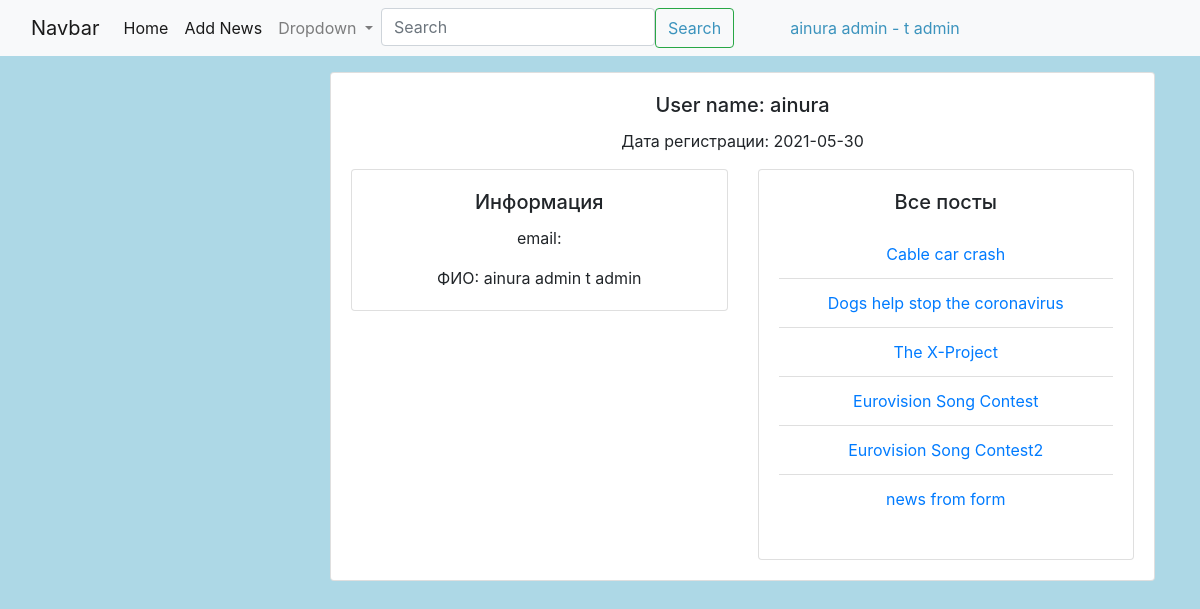
Screenshot of /user/1/ (signed in) with the database file from the repository.
### news/models.py (models this page shows, shortened)
class News(models.Model):
    title = models.CharField(max_length=200)
    owner = models.ForeignKey(User, on_delete=models.CASCADE)
    content = models.TextField()
    pub_date = models.DateTimeField(auto_now_add=True)
    category = models.ForeignKey(Category, on_delete=models.PROTECT, null=True)
    views_quantity = models.IntegerField(default=0)
    rating_sum = models.IntegerField(default=0)
    class Meta:
        verbose_name = 'Новость'
        verbose_name_plural = 'Новости'

### news/views.py (the view)
# urls.py: path('user/<int:pk>/', views.user, name='user'),
def user(request, pk):
    if not request.user.is_authenticated:
        return HttpResponseRedirect('/login')
    my_user = get_object_or_404(User, id=pk)
    news = News.objects.filter(owner=pk)
    context = {
        'user': my_user,
        'news': news,
    }
    return render(request, 'news/user.html', context)

### news/templates/news/user.html (shortened to what this page needs)
{% extends "news/base.html" %}
{% block content %}
<div class="card text-center">
  <div class="card-body">
    <h5 class="card-title">User name: {{user.username}}</h5>
    <p class="card-text">Дата регистрации: {{user.date_joined|date:'Y-m-d'}}</p>
      <div class="row">
      <div class="col-sm-6">
        <div class="card">
          <div class="card-body">
            <h5 class="card-title">Информация</h5>
            <p class="card-text">email: {{user.email}}</p>
            <p class="card-text">ФИО: {{user.first_name}} {{user.last_name}}</p>
          </div>
        </div>
      </div>
      <div class="col-sm-6">
        <div class="card">
          <div class="card-body">
            <h5 class="card-title">Все посты</h5>
            <p class="card-text">
                  <ul class="list-group list-group-flush">
                      {% for news in news %}
                    <li class="list-group-item"><a href="{% url 'view_news' news.id %}">{{news.title}}</a></li>
                      {% endfor %}
                  </ul>
            </p>
          </div>
        </div>
      </div>
    </div>
  </div>
</div>
{% endblock %}

### news/templates/news/inc/_nav.html (shortened to what this page needs)
<nav class="navbar navbar-expand-lg navbar-light bg-light">
  <div class="container-fluid">
    <a class="navbar-brand" href="{% url 'index' %}">Navbar</a>
    <div class="collapse navbar-collapse" id="navbarSupportedContent">
      <ul class="navbar-nav me-auto mb-2 mb-lg-0">
        <li class="nav-item">
          <a class="nav-link active" aria-current="page" href="{% url 'index' %}">Home</a>
        </li>
        <li class="nav-item">
          <a class="nav-link active" class="nav-link" href="{% url 'add_news' %}">Add News</a>
        </li>
        <li class="nav-item dropdown">
          <a class="nav-link dropdown-toggle" href="#" id="navbarDropdown" role="button" data-bs-toggle="dropdown" aria-expanded="false">
            Dropdown
          </a>
        </li>
      <form method = "get" class="d-flex" style="color:#3b93bd" action="{% url 'search' %}">
        <input class="form-control me-2" name="query"   type="search" placeholder="Search" aria-label="Search" >
        <button class="btn btn-outline-success" style="color:#3b93bd" type="submit" >Search</button>
      </form>
      {% if user.is_authenticated %}
        <ul class="nav ml-5">
            <li class="nav-link active"><a href="{% url 'user' user.id %}"  style="color:#3b93bd" >
              {{ request.user.first_name }} - {{ request.user.last_name }} </a></li>
        </ul>
      {% endif %}
    </div>
  </div>
</nav>

### news/static/css/style.css (style rules this page uses)
body { background-color: #ADD8E6; }

### rows the page displays
News: title "Cable car crash"
News: title "Dogs help stop the coronavirus"
News: title "The X-Project"
News: title "Eurovision Song Contest"
News: title "Eurovision Song Contest2"
News: title "news from form"

### other values shown
{{ request.user.first_name }} "ainura admin"
{{ request.user.last_name }} "t admin"
{{ user.username }} "ainura"
{{ user.date_joined|date:'Y-m-d' }} "2021-05-30"
{{ user.first_name }} "ainura admin"
{{ user.last_name }} "t admin"
